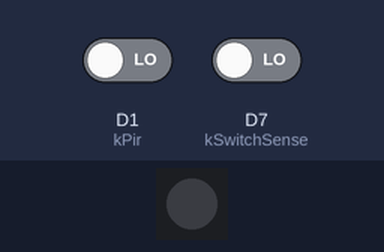
Simulated run of this sketch. Board: Particle Photon. Parts: 1 RGB LEDs in strip order, left to right. The inputs (shaded band) are chosen by the test bench; at power-on: D1 (kPir) LOW, D7 (kSwitchSense) LOW.

Above: at 1.2 s.
1.3 s: D1 (kPir) driven HIGH
At 3.4 s:
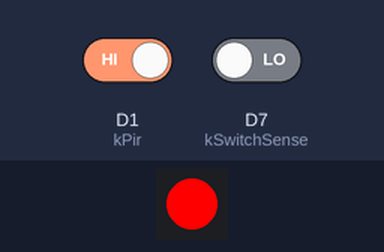
4.3 s: D7 (kSwitchSense) driven HIGH
At 5.1 s:
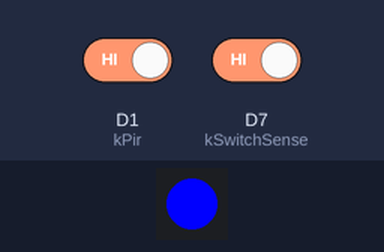
7.3 s: D7 (kSwitchSense) driven LOW
At 9.5 s:
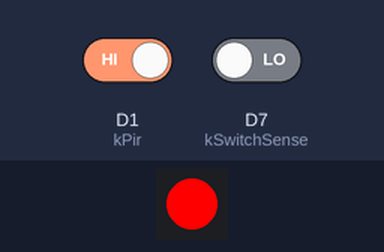
Timing chart, 0 to 11.0 s (numbered marks = the images above; inputs shaded):
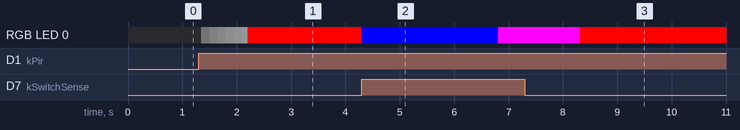

Measured:
- after the input at 1.3 s, RGB LED 0: off → RGB(1, 1, 1) after 0.05 s, → RGB(5, 5, 5) 0.15 s later, → RGB(9, 9, 9) 0.15 s later, → RGB(14, 14, 14) 0.15 s later, … (7 changes in this stretch)
- after the input at 4.3 s, RGB LED 0: RGB(255, 0, 0) → RGB(0, 0, 255) at once, → RGB(255, 0, 255) 2.5 s later
- after the input at 7.3 s, RGB LED 0: RGB(255, 0, 255) → RGB(255, 0, 0) after 1.0 s

The sketch:

sense-motion.ino
```cpp
/*
This version is meant for the black AMN3211 slight motion detector.
The detector can be installed directly onto the proto board with

GND pin connecting to spark core's D0
OUT pin connecting to D1
VDD pin connecting to D2

We're using digital out pins for power and ground because it's
convenient and doesn't require any wiring.

This version also has a pushbutton switch. Pushing once or double
pushing sets variables that are delieved to cloud calling code.
*/

// switch variable declarations
const int kSwitchVcc = D5;
const int kSwitchGnd = D6;
const int kSwitchSense = D7;

const int buttonLongPressDelay = 2500;
int lastButtonPressTime = 0;
// hold on to button state until cleared by cloud function
int buttonStateForCloud = 0;
bool lastButtonReading = false;

const bool kDebugLED = true;
// in debug mode the rgb led changes color to show motionState

// PIR sensor declarations
const int kGnd = D0;
const int kPir = D1;
const int kVcc = D2;

// tracks how many PIR reads have been high in a row
// 10 is too sensitive, 20 works ok
const int onThreshold = 18;
const int maxOn = 180;
int highReads = 0;

int motionState = 0;
const int NO_MOTION = 0;
const int MOTION = 1;

// used to temporarily set LED to a color
int keepLEDColor = 0;

void setup() {
    pinMode(kGnd, OUTPUT);
    digitalWrite(kGnd, LOW);
    pinMode(kVcc, OUTPUT);
    digitalWrite(kVcc, HIGH);
    pinMode(kPir, INPUT_PULLDOWN);

    pinMode(kSwitchGnd, OUTPUT);
    digitalWrite(kSwitchGnd, LOW);
    pinMode(kSwitchVcc, OUTPUT);
    digitalWrite(kSwitchVcc, HIGH);
    pinMode(kSwitchSense, INPUT_PULLDOWN);

    Particle.function("getMotion", getMotion);
    Particle.function("getButton", getButton);
    Particle.function("setMotion", setMotion);

    RGB.control(true);

    // Serial.begin(9600);
}

bool getButtonState() {
  return digitalRead(kSwitchSense) == HIGH;
}

void buttonLoop() {
  int buttonReading = getButtonState();

  if (buttonReading != lastButtonReading) {
    lastButtonReading = buttonReading;

    // button just pressed or released
    if (buttonReading) {
      // button pressed
      lastButtonPressTime = millis();
      RGB.color(0, 0, 255);
      keepLEDColor = 10;
    } else {
      // button released
      if (millis() - lastButtonPressTime < buttonLongPressDelay) {
        // button released after a short time
        RGB.color(0, 0, 255);
        keepLEDColor = 20; // keep color for 20 cycles
        buttonStateForCloud = 1;
      }
    }
  }

  if (buttonReading) {
    // button is pressed, either just now or before
    if (millis() - lastButtonPressTime > buttonLongPressDelay) {
      RGB.color(255, 0, 255);
      keepLEDColor = 20; // keep color for 20 cycles
      buttonStateForCloud = 2;
    } else {
      RGB.color(0, 0, 255);
      keepLEDColor = 10;
    }
  }
}

void updateDisplay() {
  if (keepLEDColor > 0) {
    // keep the LED color the same
    keepLEDColor = keepLEDColor - 1;
  } else {
    if (kDebugLED) {
      if (motionState == MOTION) {
        RGB.color(255, 0, 0);
      } else {
        int b = (int) (((float)highReads / (float)maxOn) * 255);
        RGB.color(b, b, b);
      }
    } else {
      RGB.color(0, 0, 0);
    }
  }
}

void updateMotionState() {
  int read = digitalRead(kPir);
  if (read == HIGH) {
    highReads = min(highReads + 1, maxOn);
  } else {
    highReads = max(highReads - 3, 0);
  }

  // Serial.println(String(highReads));

  if (highReads >= onThreshold) {
    motionState = MOTION;
    highReads = 0;
    return;
  }

  // keep at 0 until cloud reads
  // state.
  if (motionState == MOTION) {
    highReads = 0;
  }
}

// used to remotely turn light on
int setMotion(String unused) {
  motionState = MOTION;
  return 0;
}

// function to get motion state, exposed to cloud
int getMotion(String unused) {
  int localMotionState = motionState;
  motionState = NO_MOTION;
  return localMotionState;
}

int getButton(String unused) {
  int r = buttonStateForCloud;
  buttonStateForCloud = 0;
  return r;
}

void loop() {
    delay(50);
    updateDisplay();
    updateMotionState();
    buttonLoop();
}
```
